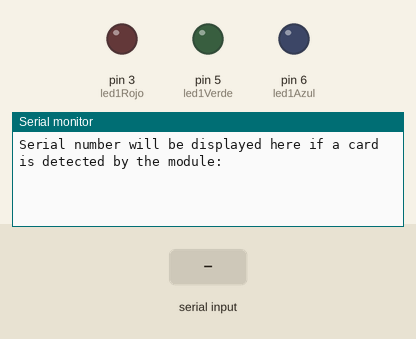
Recording of a sketch running on a simulated Arduino Uno, built with avr-gcc and run on an emulated ATmega328P. Shown: output pins drawn as LEDs (lit = HIGH), the last lines printed to the serial monitor. Inputs (shaded band) come from the test bench.

Above: at 1.2 s.
1.3 s: "90,45\n" received over the second serial link
At 2.3 s:
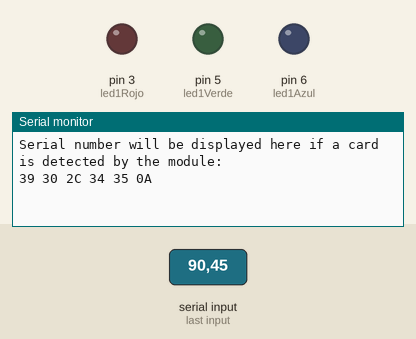
2.8 s: "30,150\n" received over the second serial link
At 3.4 s:
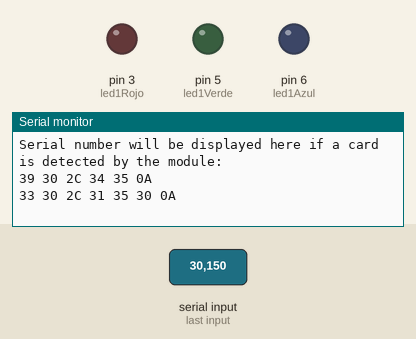
4.3 s: "5\n" received over the second serial link
At 5.7 s:
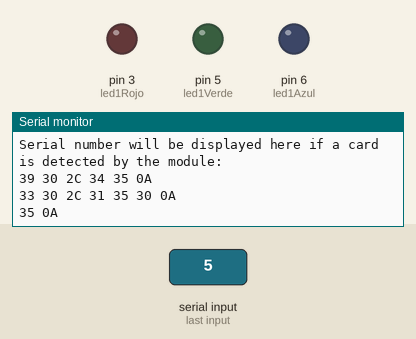

Measured:
- after the input at 1.3 s, the serial monitor: prints a new line at once (image 1)
- after the input at 2.8 s, the serial monitor: prints a new line at once (image 2)
- after the input at 4.3 s, the serial monitor: prints a new line at once (image 3)

The sketch:

RFID1.ino
```cpp
//http://www.elechouse.com/elechouse/images/product/13.56MHZ_RFID_Module/RFID%20with%20Arduino.pdf
//http://www.elechouse.com/elechouse/images/product/13.56MHZ_RFID_Module/13.56MHZ_RFID_Manual.pdf


#include <SoftwareSerial.h>
#define led1Rojo 3
#define led1Verde 5
#define led1Azul 6


SoftwareSerial mySerial(2, 3); //pin2 Rx, pin3 Tx

int CMD[64];
int comlen =0;
int out_flag =0;

void setup()
{
  Serial.begin(9600);
  mySerial.listen();
  Serial.println("Serial number will be displayed here if a card is detected by the module:\n");
  // set the data rate for the SoftwareSerial port
  mySerial.begin(9600);
  delay(10);
  pinMode(led1Rojo, OUTPUT);
  pinMode(led1Verde, OUTPUT);
  pinMode(led1Azul, OUTPUT);

  mySerial.write(0x02); //Send the command to RFID, please refer to RFID manual
}
void loop() // run over and over
{

      while (Serial.available())
      {
          int a = SerialReadHexDigit();
          //Serial.println(a);
          if(a>=0){
          CMD[comlen] = a;
          comlen++;
          }
          delay(10);
      }

      for(int i=0; i<comlen; i+=2){
          int c = mySerial.write( CMD[i]*16 + CMD[i+1]);
        }
      comlen =0;

      while (mySerial.available()) {
      byte C = mySerial.read();
      if (C<16) Serial.print("0");
      Serial.print(C ,HEX); //Display the Serial Number in HEX
      Serial.print(" ");
      out_flag =1;
      }
     if (out_flag >0) {
       Serial.println();
       out_flag = 0;
     }

}


int SerialReadHexDigit()
{
    byte c = (byte) Serial.read();
    if (c >= '0' && c <= '9') {
        return c - '0';
    } else if (c >= 'a' && c <= 'f') {
        return c - 'a' + 10;
    } else if (c >= 'A' && c <= 'F') {
        return c - 'A' + 10;
    } else {
        return -1;   // getting here is bad: it means the character was invalid
    }
}

void verOpcionArduino(int Rojo, int Verde, int Azul){

analogWrite(led1Rojo, Rojo);
analogWrite(led1Verde, Verde);
analogWrite(led1Azul, Azul);

}
```
